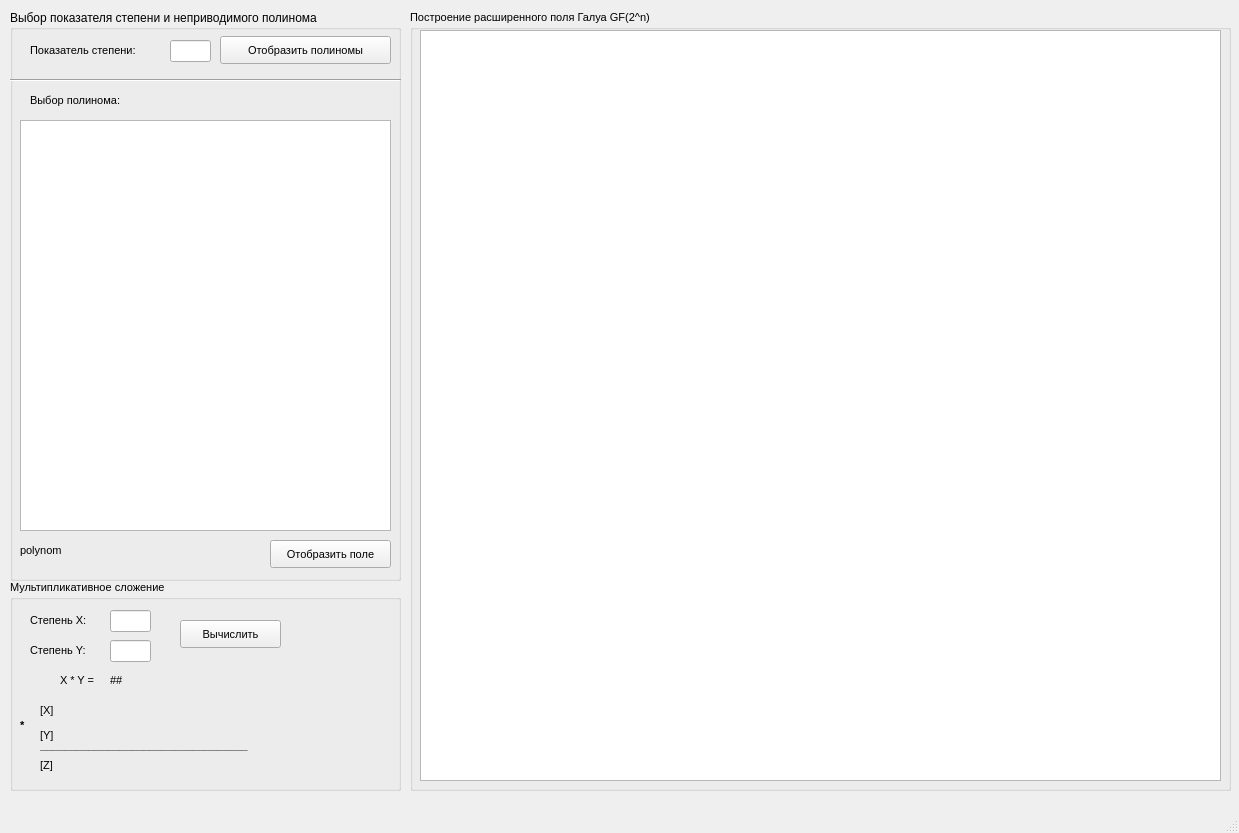
<?xml version="1.0" encoding="UTF-8"?>
<ui version="4.0">
 <class>MainWindow</class>
 <widget class="QMainWindow" name="MainWindow">
  <property name="geometry">
   <rect>
    <x>0</x>
    <y>0</y>
    <width>1239</width>
    <height>833</height>
   </rect>
  </property>
  <property name="windowTitle">
   <string>MainWindow</string>
  </property>
  <widget class="QWidget" name="centralwidget">
   <widget class="QGroupBox" name="groupBox">
    <property name="geometry">
     <rect>
      <x>410</x>
      <y>10</y>
      <width>821</width>
      <height>781</height>
     </rect>
    </property>
    <property name="font">
     <font>
      <pointsize>8</pointsize>
     </font>
    </property>
    <property name="title">
     <string>Построение расширенного поля Галуа GF(2^n)</string>
    </property>
    <widget class="QTableWidget" name="twig_Galios_Table">
     <property name="geometry">
      <rect>
       <x>10</x>
       <y>20</y>
       <width>801</width>
       <height>751</height>
      </rect>
     </property>
     <attribute name="verticalHeaderVisible">
      <bool>false</bool>
     </attribute>
    </widget>
   </widget>
   <widget class="QGroupBox" name="groupBox_2">
    <property name="geometry">
     <rect>
      <x>10</x>
      <y>580</y>
      <width>391</width>
      <height>211</height>
     </rect>
    </property>
    <property name="font">
     <font>
      <pointsize>8</pointsize>
     </font>
    </property>
    <property name="title">
     <string>Мультипликативное сложение</string>
    </property>
    <widget class="QLabel" name="label">
     <property name="geometry">
      <rect>
       <x>20</x>
       <y>30</y>
       <width>81</width>
       <height>21</height>
      </rect>
     </property>
     <property name="font">
      <font>
       <pointsize>8</pointsize>
      </font>
     </property>
     <property name="text">
      <string>Степень X:</string>
     </property>
    </widget>
    <widget class="QLineEdit" name="le_MultAddNum_1">
     <property name="geometry">
      <rect>
       <x>100</x>
       <y>30</y>
       <width>41</width>
       <height>22</height>
      </rect>
     </property>
     <property name="font">
      <font>
       <pointsize>8</pointsize>
      </font>
     </property>
    </widget>
    <widget class="QLabel" name="label_2">
     <property name="geometry">
      <rect>
       <x>20</x>
       <y>60</y>
       <width>81</width>
       <height>21</height>
      </rect>
     </property>
     <property name="font">
      <font>
       <pointsize>8</pointsize>
      </font>
     </property>
     <property name="text">
      <string>Степень Y:</string>
     </property>
    </widget>
    <widget class="QLineEdit" name="le_MultAddNum_2">
     <property name="geometry">
      <rect>
       <x>100</x>
       <y>60</y>
       <width>41</width>
       <height>22</height>
      </rect>
     </property>
     <property name="font">
      <font>
       <pointsize>8</pointsize>
      </font>
     </property>
    </widget>
    <widget class="QPushButton" name="pb_MultAdd">
     <property name="geometry">
      <rect>
       <x>170</x>
       <y>40</y>
       <width>101</width>
       <height>28</height>
      </rect>
     </property>
     <property name="font">
      <font>
       <pointsize>8</pointsize>
      </font>
     </property>
     <property name="text">
      <string>Вычислить</string>
     </property>
    </widget>
    <widget class="QLabel" name="label_mult_pol_1">
     <property name="geometry">
      <rect>
       <x>30</x>
       <y>120</y>
       <width>301</width>
       <height>21</height>
      </rect>
     </property>
     <property name="font">
      <font>
       <pointsize>8</pointsize>
      </font>
     </property>
     <property name="text">
      <string>[X]</string>
     </property>
    </widget>
    <widget class="QLabel" name="label_mult_pol_2">
     <property name="geometry">
      <rect>
       <x>30</x>
       <y>140</y>
       <width>301</width>
       <height>31</height>
      </rect>
     </property>
     <property name="text">
      <string>[Y]</string>
     </property>
    </widget>
    <widget class="QLabel" name="label_mult_pol_ravno">
     <property name="geometry">
      <rect>
       <x>30</x>
       <y>150</y>
       <width>291</width>
       <height>31</height>
      </rect>
     </property>
     <property name="font">
      <font>
       <pointsize>8</pointsize>
       <weight>75</weight>
       <bold>true</bold>
      </font>
     </property>
     <property name="text">
      <string>__________________________________</string>
     </property>
    </widget>
    <widget class="QLabel" name="label_mult_pol_result">
     <property name="geometry">
      <rect>
       <x>30</x>
       <y>170</y>
       <width>311</width>
       <height>31</height>
      </rect>
     </property>
     <property name="font">
      <font>
       <pointsize>8</pointsize>
      </font>
     </property>
     <property name="text">
      <string>[Z]</string>
     </property>
    </widget>
    <widget class="QLabel" name="label_mult_pol_plus">
     <property name="geometry">
      <rect>
       <x>10</x>
       <y>130</y>
       <width>21</width>
       <height>31</height>
      </rect>
     </property>
     <property name="font">
      <font>
       <pointsize>8</pointsize>
       <weight>75</weight>
       <bold>true</bold>
      </font>
     </property>
     <property name="text">
      <string>*</string>
     </property>
    </widget>
    <widget class="QLabel" name="label_3">
     <property name="geometry">
      <rect>
       <x>50</x>
       <y>90</y>
       <width>71</width>
       <height>21</height>
      </rect>
     </property>
     <property name="font">
      <font>
       <pointsize>8</pointsize>
      </font>
     </property>
     <property name="text">
      <string>X * Y =</string>
     </property>
    </widget>
    <widget class="QLabel" name="label_mult_pol_num_result">
     <property name="geometry">
      <rect>
       <x>100</x>
       <y>90</y>
       <width>41</width>
       <height>21</height>
      </rect>
     </property>
     <property name="font">
      <font>
       <pointsize>8</pointsize>
      </font>
     </property>
     <property name="text">
      <string>##</string>
     </property>
    </widget>
   </widget>
   <widget class="QGroupBox" name="groupBox_3">
    <property name="geometry">
     <rect>
      <x>10</x>
      <y>10</y>
      <width>391</width>
      <height>571</height>
     </rect>
    </property>
    <property name="title">
     <string>Выбор показателя степени и неприводимого полинома</string>
    </property>
    <widget class="QLabel" name="label_4">
     <property name="geometry">
      <rect>
       <x>20</x>
       <y>30</y>
       <width>131</width>
       <height>21</height>
      </rect>
     </property>
     <property name="font">
      <font>
       <pointsize>8</pointsize>
      </font>
     </property>
     <property name="text">
      <string>Показатель степени:</string>
     </property>
    </widget>
    <widget class="QPushButton" name="pb_ShowPolynom">
     <property name="geometry">
      <rect>
       <x>210</x>
       <y>26</y>
       <width>171</width>
       <height>28</height>
      </rect>
     </property>
     <property name="font">
      <font>
       <pointsize>8</pointsize>
      </font>
     </property>
     <property name="text">
      <string>Отобразить полиномы</string>
     </property>
    </widget>
    <widget class="QListWidget" name="lw_SelectPolynom">
     <property name="geometry">
      <rect>
       <x>10</x>
       <y>110</y>
       <width>371</width>
       <height>411</height>
      </rect>
     </property>
     <property name="font">
      <font>
       <pointsize>8</pointsize>
      </font>
     </property>
    </widget>
    <widget class="QPushButton" name="pb_Create_Table">
     <property name="geometry">
      <rect>
       <x>260</x>
       <y>530</y>
       <width>121</width>
       <height>28</height>
      </rect>
     </property>
     <property name="font">
      <font>
       <pointsize>8</pointsize>
      </font>
     </property>
     <property name="text">
      <string>Отобразить поле</string>
     </property>
    </widget>
    <widget class="QLabel" name="label_5">
     <property name="geometry">
      <rect>
       <x>20</x>
       <y>80</y>
       <width>121</width>
       <height>21</height>
      </rect>
     </property>
     <property name="font">
      <font>
       <pointsize>8</pointsize>
      </font>
     </property>
     <property name="text">
      <string>Выбор полинома:</string>
     </property>
    </widget>
    <widget class="Line" name="line">
     <property name="geometry">
      <rect>
       <x>0</x>
       <y>60</y>
       <width>391</width>
       <height>20</height>
      </rect>
     </property>
     <property name="orientation">
      <enum>Qt::Horizontal</enum>
     </property>
    </widget>
    <widget class="QLineEdit" name="le_Exponent">
     <property name="geometry">
      <rect>
       <x>160</x>
       <y>30</y>
       <width>41</width>
       <height>22</height>
      </rect>
     </property>
     <property name="font">
      <font>
       <pointsize>8</pointsize>
      </font>
     </property>
    </widget>
    <widget class="QLabel" name="label_MainPolynomial">
     <property name="geometry">
      <rect>
       <x>10</x>
       <y>530</y>
       <width>241</width>
       <height>21</height>
      </rect>
     </property>
     <property name="font">
      <font>
       <pointsize>8</pointsize>
      </font>
     </property>
     <property name="text">
      <string>polynom</string>
     </property>
    </widget>
   </widget>
  </widget>
  <widget class="QMenuBar" name="menubar">
   <property name="geometry">
    <rect>
     <x>0</x>
     <y>0</y>
     <width>1239</width>
     <height>26</height>
    </rect>
   </property>
  </widget>
  <widget class="QStatusBar" name="statusbar"/>
 </widget>
 <resources/>
 <connections/>
</ui>
